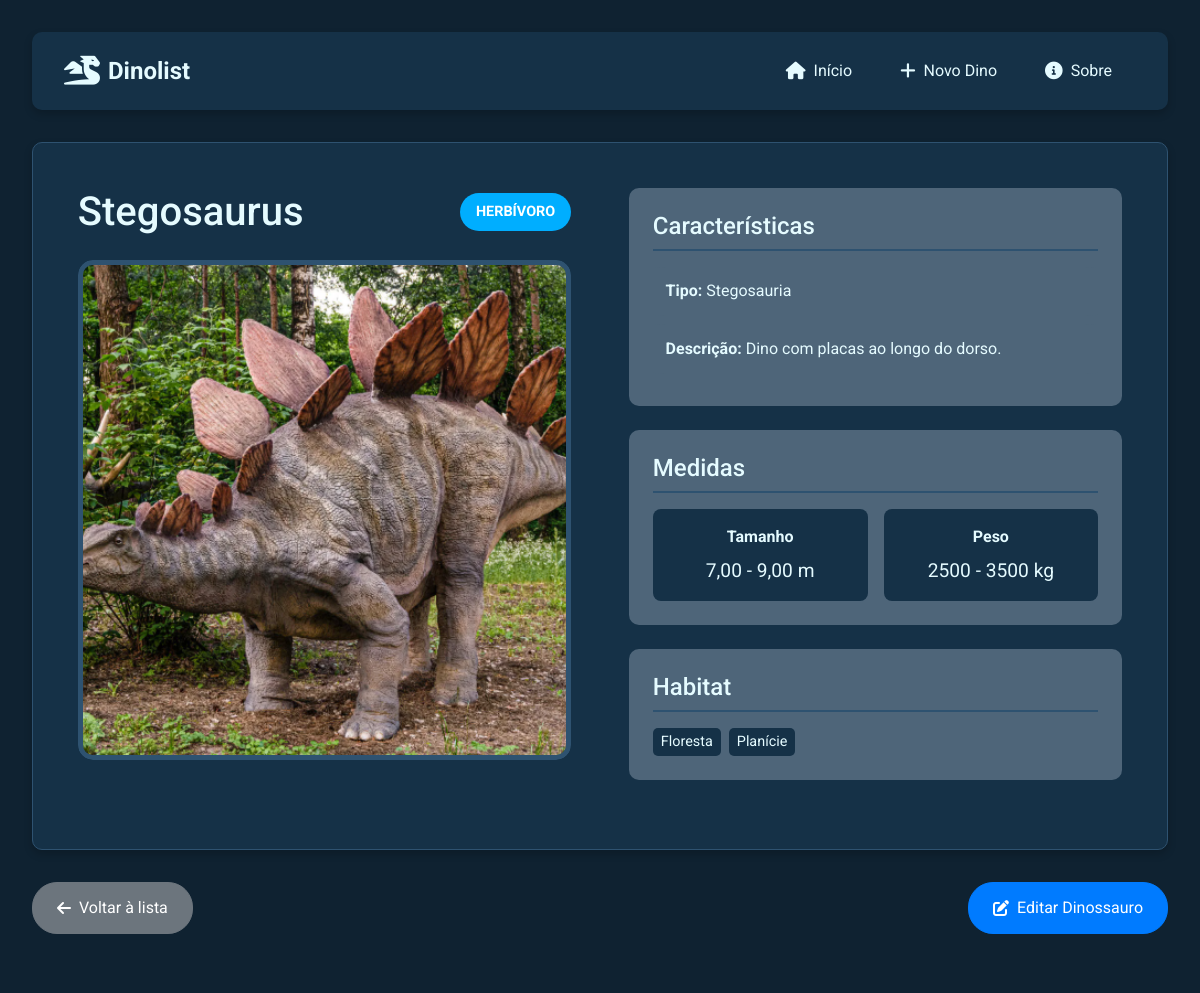
/post/5/, run on the app's committed database.
### post_app/models.py (models this page shows, shortened)
class Post(models.Model):
    dinoNome = models.CharField(max_length=100)
    dinoTipo = models.ForeignKey(DinoTipoDeDino, on_delete=models.CASCADE)
    dinoDescricao = models.TextField()
    dinoEpoca = models.ForeignKey(DinoEpoca, on_delete=models.CASCADE)
    dinoDieta = models.ForeignKey(DinoDieta, on_delete=models.CASCADE)
    dinoTamanhoMin = models.DecimalField(max_digits=5, decimal_places=2, validators=[MinValueValidator(0.0)])
    dinoTamanhoMax = models.DecimalField(max_digits=5, decimal_places=2, validators=[MinValueValidator(0.0)])
    dinoPesoMin = models.IntegerField(validators=[MinValueValidator(0)])
    dinoPesoMax = models.IntegerField(validators=[MinValueValidator(0)])
    biomas = models.ManyToManyField(DinoBioma)
    dinoImage = models.ImageField(upload_to='images/', blank=True, null=True)
    dinoCreateDate = models.DateTimeField(auto_now_add=True)
    class Meta:
        verbose_name = 'Dinossauro'
        verbose_name_plural = 'Dinossauros'
        ordering = ['id']

class DinoDieta(models.Model):
    nome = models.CharField(max_length=100)  # Nome do tipo de dinossauro, com limite de 100 caracteres.
    def __str__(self):
        return self.nome  # Exibe o nome do tipo de dinossauro como representação do objeto.
    class Meta:
        verbose_name = 'Dieta'
        verbose_name_plural = 'Dietas'
        ordering = ['nome']  # Ordena os tipos de dinossauros por nome.

class DinoTipoDeDino(models.Model):
    nome = models.CharField(max_length=100)  # Nome do tipo de dinossauro, com limite de 100 caracteres.
    def __str__(self):
        return self.nome  # Exibe o nome do tipo de dinossauro como representação do objeto.
    class Meta:
        verbose_name = 'Tipo'
        verbose_name_plural = 'Tipos'
        ordering = ['nome']  # Ordena os tipos de dinossauros por nome.

class DinoBioma(models.Model):
    nome = models.CharField(max_length=100)  # Nome do bioma, com limite de 100 caracteres.
    class Meta:
        verbose_name = 'Bioma'
        verbose_name_plural = 'Biomas'
        ordering = ['nome']  # Ordena os biomas por nome.

### post_app/views.py (the view)
# urls.py: path('post/<int:id>/', views.dino_detail, name='dino_detail'),
def dino_detail(request, id):
    template_name = 'dino_detail.html'  # Match the actual file name
    post = Post.objects.get(id=id)
    context = {
        'post': post
    }
    return render(request, template_name, context)

### post_app/templates/dino_detail.html (shortened to what this page needs)
{% extends 'base.html' %}
{% load static %}
{% block extra_css %}
<link rel="stylesheet" href="{% static 'css/dino_detail.css' %}">
{% endblock %}
{% block content %}
    <div class="dino-detail-container">
        <div class="dino-info">
            <div class="column column1">
                <div class="dino-header">
                    <h1>{{ post.dinoNome }}</h1>
                    <div class="dino-diet-badge {% if post.dinoDieta|stringformat:'s' == 'Carnivoro' %}carnivoro{% elif post.dinoDieta|stringformat:'s' == 'Herbivoro' %}herbivoro{% else %}onivoro{% endif %}">
                        {{ post.dinoDieta }}
                    </div>
                </div>
                <div class="image">
                    {% if post.dinoImage %}
                        <img src="{{ post.dinoImage.url }}"
                            alt="{{ post.dinoNome }}"
                            loading="lazy"
                            srcset="{{ post.dinoImage.url }} 1x, {{ post.dinoImage.url }} 2x">
                    {% else %}
                        <div class="no-image">
                            <i class="fas fa-image"></i>
                            <span>Sem imagem</span>
                        </div>
                    {% endif %}
                </div>
            </div>
            <div class="column column2">
                <div class="info">
                    <div class="info-section">
                        <h2>Características</h2>
                        <p><strong>Tipo:</strong> {{ post.dinoTipo }}</p>
                        <p><strong>Descrição:</strong> {{ post.dinoDescricao }}</p>
                    </div>
                    <div class="info-section">
                        <h2>Medidas</h2>
                        <div class="measurements">
                            <div class="measurement-box">
                                <span class="label">Tamanho</span>
                                <span class="value">{{ post.dinoTamanhoMin }} - {{ post.dinoTamanhoMax }} m</span>
                            </div>
                            <div class="measurement-box">
                                <span class="label">Peso</span>
                                <span class="value">{{ post.dinoPesoMin }} - {{ post.dinoPesoMax }} kg</span>
                            </div>
                        </div>
                    </div>
                    <div class="info-section">
                        <h2>Habitat</h2>
                        <div class="biomas-list">
                            {% for bioma in post.biomas.all %}
                                <span class="bioma-tag">{{ bioma.nome }}</span>
                            {% endfor %}
                        </div>
                    </div>
                </div>
            </div>
        </div>
        <div class="navigation">
            <a href="{% url 'index' %}" class="btn btn-secondary back-button">
                <i class="fas fa-arrow-left"></i> Voltar à lista
            </a>
            <a href="{% url 'dino_edit' post.id %}" class="btn btn-primary edit-button">
                <i class="fas fa-edit"></i> Editar Dinossauro
            </a>
        </div>
    </div>
{% endblock content %}

### static/css/base.css (style rules this page uses)
:root { --primary-bg-color: #153147; --secondary-bg-color: #2e5270; --terciary-bg-color: rgb(78, 101, 121); --highlight-bg-color: rgba(11,29,44,.459); --text-color: #e5fbff; --font-size-base: 16px; --font-size-large: 25px; --font-size-small: 15px; --border-radius: 3%; --padding-base: .8em; }
* { box-sizing: border-box; font-family: 'Roboto', sans-serif; margin: 0; padding: 0; }
a { text-decoration: none; }
body { background-color: #0f2231; }

### static/css/dino_detail.css (style rules this page uses)
.dino-info { background-color: var(--primary-bg-color); border: 1px solid var(--secondary-bg-color); padding: var(--padding-base); color: var(--text-color); margin: 2rem auto; box-shadow: 0 4px 8px rgba(0, 0, 0, 0.2); display: flex; flex-direction: row; width: 100%; }
.column { flex: 1; padding: var(--padding-base); }
.dino-info h1 { font-size: var(--font-size-large); margin-bottom: 1rem; text-align: center; color: var(--text-color); }
.dino-info .image { margin-bottom: 1rem; }
.dino-info .image img { width: 100%; height: 500px; border-radius: var(--border-radius); box-shadow: 0 2px 4px rgba(0, 0, 0, 0.3); border: 5px solid var(--secondary-bg-color); }
.dino-info .info { text-align: left; }
.dino-info .info p { font-size: var(--font-size-base); margin: 0.5rem 0; line-height: 1.5; background-color: var(--terciary-bg-color); padding: var(--padding-base); border-radius: var(--border-radius); color: var(--text-color); }
body { background-color: #0f2231; }
.dino-detail-container { max-width: 1400px; margin: 0 auto; padding: 0 2rem 2rem 2rem; }
.dino-info { background-color: var(--primary-bg-color); border: 1px solid var(--secondary-bg-color); padding: 2rem; border-radius: 10px; box-shadow: 0 4px 8px rgba(0, 0, 0, 0.2); display: flex; gap: 2rem; flex-wrap: wrap; }
.column { flex: 1; }
.dino-header { display: flex; align-items: center; justify-content: space-between; margin-bottom: 1.5rem; }
.dino-header h1 { font-size: 2.5rem; margin: 0; color: var(--text-color); }
.dino-diet-badge { padding: 0.5rem 1rem; border-radius: 20px; font-weight: bold; text-transform: uppercase; font-size: 0.9rem; }
.dino-diet-badge.onivoro { background-color: #00aeff; color: white; }
.image { position: relative; border-radius: 15px; overflow: hidden; }
.image img { width: 100%; height: 500px; object-fit: cover; border-radius: 15px; border: 3px solid var(--secondary-bg-color); transition: transform 0.3s ease; }
.info-section { background-color: var(--terciary-bg-color); padding: 1.5rem; border-radius: 10px; margin-bottom: 1.5rem; }
.info-section h2 { color: var(--text-color); font-size: 1.5rem; margin-bottom: 1rem; border-bottom: 2px solid var(--secondary-bg-color); padding-bottom: 0.5rem; }
.measurements { display: grid; grid-template-columns: repeat(2, 1fr); gap: 1rem; }
.measurement-box { background-color: var(--primary-bg-color); padding: 1rem; border-radius: 8px; text-align: center; }
.measurement-box .label { display: block; font-weight: bold; margin-bottom: 0.5rem; color: var(--text-color); }
.measurement-box .value { font-size: 1.2rem; color: var(--text-color); }
.biomas-list { display: flex; flex-wrap: wrap; gap: 0.5rem; }
.bioma-tag { background-color: var(--primary-bg-color); padding: 0.2rem 0.5rem; border-radius: 5px; font-size: 0.9rem; color: var(--text-color); }
.navigation { display: flex; justify-content: space-between; gap: 1rem; margin-top: 2rem; }
.navigation .btn { padding: 0.8rem 1.5rem; border-radius: 25px; text-decoration: none; transition: all 0.3s ease; display: inline-flex; align-items: center; gap: 0.5rem; }
.navigation .btn i { font-size: 1rem; }

### data on the page
Post: dinoNome "Stegosaurus", dinoDieta "HERBÍVORO", dinoImage (picture), dinoTipo "Stegosauria", dinoDescricao "Dino com placas ao longo do dorso.", dinoTamanhoMin "7,00", dinoTamanhoMax "9,00", dinoPesoMin "2500", dinoPesoMax "3500"
DinoBioma: nome "Floresta"
DinoBioma: nome "Planície"
